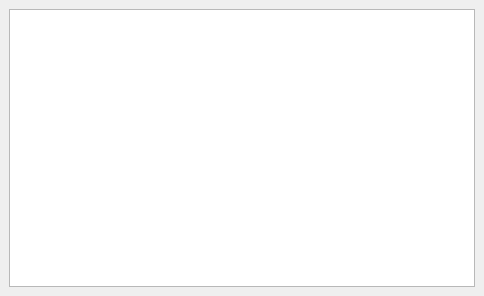
<?xml version="1.0" encoding="UTF-8"?>
<ui version="4.0">
 <class>RollTableResult</class>
 <widget class="QMainWindow" name="RollTableResult">
  <property name="geometry">
   <rect>
    <x>0</x>
    <y>0</y>
    <width>484</width>
    <height>296</height>
   </rect>
  </property>
  <property name="windowTitle">
   <string>MainWindow</string>
  </property>
  <widget class="QWidget" name="centralwidget">
   <layout class="QHBoxLayout" name="horizontalLayout">
    <item>
     <widget class="QTableWidget" name="table_rollResult">
      <property name="rowCount">
       <number>0</number>
      </property>
      <attribute name="horizontalHeaderVisible">
       <bool>false</bool>
      </attribute>
      <attribute name="horizontalHeaderMinimumSectionSize">
       <number>1</number>
      </attribute>
      <attribute name="horizontalHeaderShowSortIndicator" stdset="0">
       <bool>false</bool>
      </attribute>
      <attribute name="horizontalHeaderStretchLastSection">
       <bool>true</bool>
      </attribute>
      <attribute name="verticalHeaderVisible">
       <bool>true</bool>
      </attribute>
     </widget>
    </item>
   </layout>
  </widget>
 </widget>
 <resources/>
 <connections/>
</ui>
